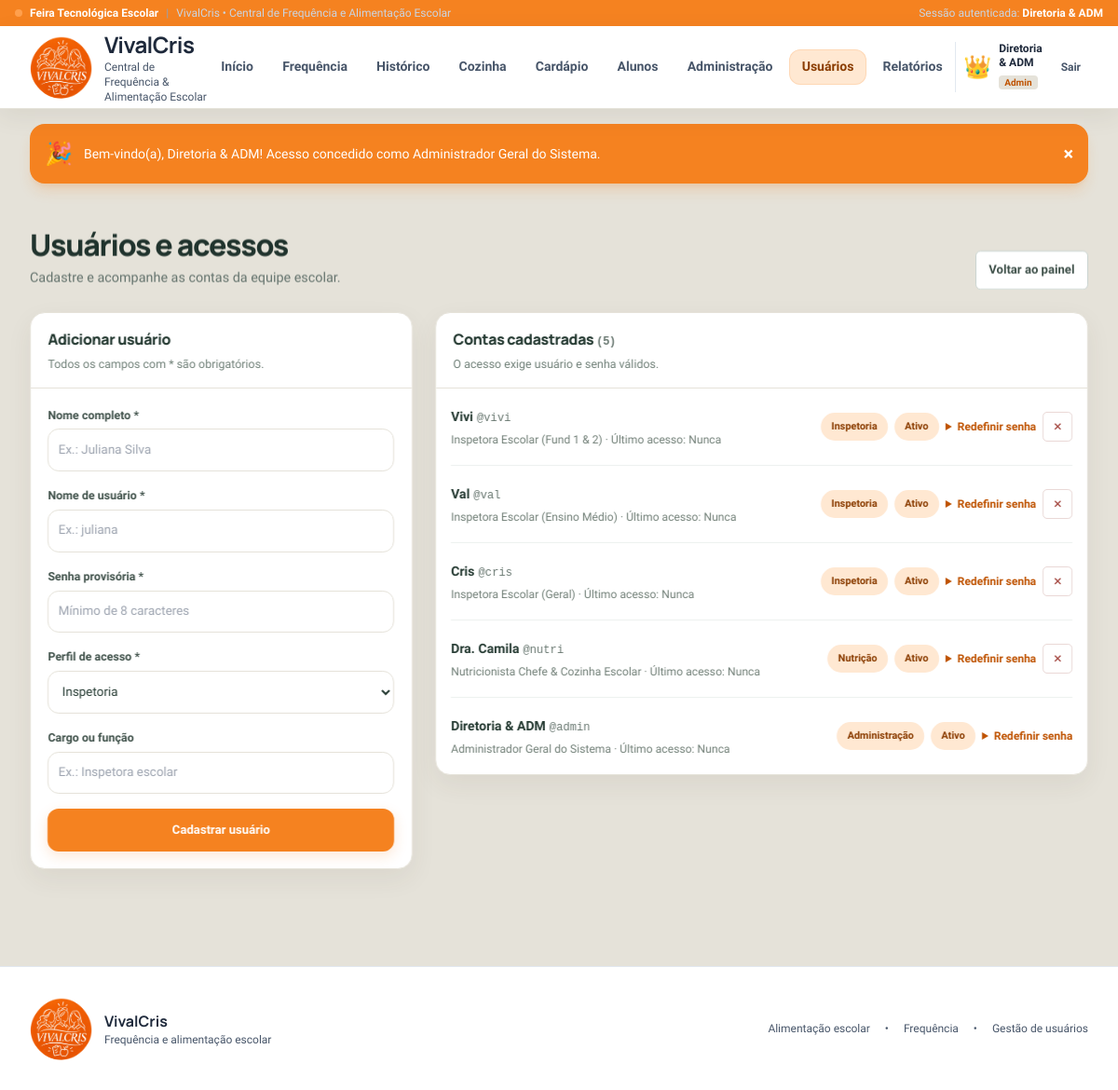
/public/admin/usuarios (signed in), run on the app's committed database.
### tables this page shows
CREATE TABLE `usuarios` (
    `id` INT AUTO_INCREMENT PRIMARY KEY,
    `nome` VARCHAR(150) NOT NULL,
    `usuario` VARCHAR(60) NOT NULL UNIQUE,
    `senha` VARCHAR(255) NOT NULL,
    `perfil` ENUM('inspetora', 'nutricionista', 'admin') NOT NULL,
    `cargo` VARCHAR(150) NOT NULL,
    `avatar` VARCHAR(10) NOT NULL DEFAULT '👤',
    `ativo` TINYINT(1) DEFAULT 1,
    `ultimo_login` DATETIME NULL,
    `created_at` TIMESTAMP DEFAULT CURRENT_TIMESTAMP
);

### app/Views/admin/usuarios.php (the view, shortened to what the rows shown need)
<?php
$rotulosPerfil = [
    'inspetora' => 'Inspetoria',
    'nutricionista' => 'Nutrição',
    'admin' => 'Administração'
];
require_once __DIR__ . '/../layouts/header.php';
?>
<section class="users-page">
    <header class="users-heading scroll-reveal">
        <div>
            <h1>Usuários e acessos</h1>
        </div>
    </header>
    <div class="users-layout">
        <section class="users-panel scroll-reveal-left" aria-labelledby="new-user-title">
            <div class="users-panel-title">
                <h2 id="new-user-title">Adicionar usuário</h2>
            </div>
        </section>
        <section class="users-panel scroll-reveal-right" aria-labelledby="users-list-title">
            <div class="users-panel-title">
                <h2 id="users-list-title">Contas cadastradas <span class="user-row-login">(<?= count($usuarios) ?>)</span></h2>
            </div>
            <div class="users-list">
                <?php foreach ($usuarios as $u): ?>
                    <article class="user-row">
                        <div class="user-row-main">
                            <div>
                                <span class="user-row-name"><?= htmlspecialchars($u['nome']) ?></span>
                                <span class="user-row-login">@<?= htmlspecialchars($u['usuario']) ?></span>
                            </div>
                            <p class="user-row-detail">
                                <?= htmlspecialchars($u['cargo']) ?>
                                <span aria-hidden="true">·</span>
                                Último acesso: <?= $u['ultimo_login'] ? date('d/m/Y H:i', strtotime($u['ultimo_login'])) : 'Nunca' ?>
                            </p>
                        </div>
                        <div class="user-badges">
                            <span class="user-badge"><?= htmlspecialchars($rotulosPerfil[$u['perfil']] ?? $u['perfil']) ?></span>
                            <span class="user-badge <?= empty($u['ativo']) ? 'inactive' : '' ?>"><?= empty($u['ativo']) ? 'Inativo' : 'Ativo' ?></span>
                            <details>
                                <summary class="cursor-pointer text-xs font-bold text-indigo-700 hover:text-indigo-900">Redefinir senha</summary>
                            </details>
                            <?php if ($u['usuario'] !== 'admin'): ?>
                                <form method="POST" action="<?= url('admin/usuarios/excluir') ?>" onsubmit="return confirm('Deseja excluir esta conta?')">
                                    <button type="submit" class="user-delete" title="Excluir usuário" aria-label="Excluir <?= htmlspecialchars($u['nome']) ?>">×</button>
                                </form>
                            <?php endif; ?>
                        </div>
                    </article>
                <?php endforeach; ?>
            </div>
        </section>
    </div>
</section>
<?php require_once __DIR__ . '/../layouts/footer.php'; ?>

### app/Views/layouts/header.php (shortened to what the rows shown need)
<?php
$usuarioLogado = usuario_logado();
?>
<!DOCTYPE html>
<html lang="pt-BR">
<head>
    <script src="https://cdn.tailwindcss.com"></script>
    <link rel="stylesheet" href="<?= asset('css/style.css') ?>?v=<?= filemtime(__DIR__ . '/../../../public/css/style.css') ?>">
</head>
<body class="app-body min-h-screen flex flex-col text-slate-800 antialiased selection:bg-brand-200 selection:text-slate-900">
    <div class="bg-slate-900 text-slate-200 text-xs py-1.5 px-4">
        <div class="max-w-7xl mx-auto flex flex-wrap items-center justify-between gap-2">
            <div class="flex items-center gap-3">
                <?php if ($usuarioLogado): ?>
                    <span class="text-xs text-slate-300">Sessão autenticada: <strong class="text-white"><?= htmlspecialchars($usuarioLogado['nome']) ?></strong></span>
                <?php else: ?>
                    <a href="<?= url('login') ?>" class="text-xs font-semibold text-slate-200 hover:text-white">
                        Acesso da equipe
                    </a>
                <?php endif; ?>
            </div>
        </div>
    </div>
    <header class="sticky top-0 z-40 bg-white border-b border-slate-200 shadow-sm">
        <div class="max-w-7xl mx-auto px-4 sm:px-6 lg:px-8">
            <div class="flex items-center justify-between h-24">
                <div class="flex items-center gap-2">
                    <?php if ($usuarioLogado): ?>
                        <div class="hidden sm:flex items-center gap-2 pl-2 border-l border-slate-200">
                            <span class="text-2xl select-none"><?= $usuarioLogado['avatar'] ?? '👤' ?></span>
                            <div class="text-left">
                                <span class="font-bold text-xs text-slate-800 block leading-tight">
                                    <?= htmlspecialchars($usuarioLogado['nome']) ?>
                                </span>
                                <span class="inline-block text-[10px] font-bold px-1.5 py-0.2 rounded
                                    <?= ($usuarioLogado['perfil'] === 'admin') ? 'bg-indigo-100 text-indigo-700' : (($usuarioLogado['perfil'] === 'nutricionista') ? 'bg-amber-100 text-amber-800' : 'bg-emerald-100 text-emerald-800') ?>">
                                    <?= ucfirst($usuarioLogado['perfil']) ?>
                                </span>
                            </div>
                                     <a href="<?= url('logout') ?>"
                                         class="ml-1 px-2 py-1 text-slate-600 hover:text-rose-700 hover:bg-rose-50 rounded-lg transition text-xs font-bold"
                                         title="Sair do Sistema">
                                          Sair
                            </a>
                        </div>
                    <?php endif; ?>
                </div>
            </div>
        </div>
    </header>
    <main class="flex-grow max-w-7xl w-full mx-auto px-4 sm:px-6 lg:px-8 py-6">

### data on the page
usuarios: nome "Diretoria & ADM", avatar "👑", perfil "Admin", usuario "admin", cargo "Administrador Geral do Sistema", shows "Nunca", perfil "Administração", ativo "Ativo"
usuarios: nome "Vivi", usuario "vivi", cargo "Inspetora Escolar (Fund 1 & 2)", shows "Nunca", perfil "Inspetoria", ativo "Ativo"
usuarios: nome "Val", usuario "val", cargo "Inspetora Escolar (Ensino Médio)", shows "Nunca", perfil "Inspetoria", ativo "Ativo"
usuarios: nome "Cris", usuario "cris", cargo "Inspetora Escolar (Geral)", shows "Nunca", perfil "Inspetoria", ativo "Ativo"
usuarios: nome "Dra. Camila", usuario "nutri", cargo "Nutricionista Chefe & Cozinha Escolar", shows "Nunca", perfil "Nutrição", ativo "Ativo"

### other printed values
$_SESSION['flash_success'] "Bem-vindo(a), Diretoria & ADM! Acesso concedido como Administrador Geral do Sistema."
count($usuarios) "5"
